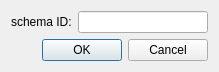
<?xml version="1.0" encoding="UTF-8"?>
<ui version="4.0">
 <class>InputIDDialog</class>
 <widget class="QDialog" name="InputIDDialog">
  <property name="geometry">
   <rect>
    <x>0</x>
    <y>0</y>
    <width>219</width>
    <height>69</height>
   </rect>
  </property>
  <property name="windowTitle">
   <string>Dialog</string>
  </property>
  <layout class="QVBoxLayout" name="verticalLayout">
   <item>
    <layout class="QHBoxLayout" name="horizontalLayout">
     <item>
      <widget class="QLabel" name="label">
       <property name="text">
        <string>schema ID:</string>
       </property>
      </widget>
     </item>
     <item>
      <widget class="QLineEdit" name="lineEdit"/>
     </item>
    </layout>
   </item>
   <item>
    <widget class="QDialogButtonBox" name="buttonBox">
     <property name="orientation">
      <enum>Qt::Horizontal</enum>
     </property>
     <property name="standardButtons">
      <set>QDialogButtonBox::Cancel|QDialogButtonBox::Ok</set>
     </property>
    </widget>
   </item>
  </layout>
 </widget>
 <resources/>
 <connections>
  <connection>
   <sender>buttonBox</sender>
   <signal>accepted()</signal>
   <receiver>InputIDDialog</receiver>
   <slot>accept()</slot>
   <hints>
    <hint type="sourcelabel">
     <x>248</x>
     <y>254</y>
    </hint>
    <hint type="destinationlabel">
     <x>157</x>
     <y>274</y>
    </hint>
   </hints>
  </connection>
  <connection>
   <sender>buttonBox</sender>
   <signal>rejected()</signal>
   <receiver>InputIDDialog</receiver>
   <slot>reject()</slot>
   <hints>
    <hint type="sourcelabel">
     <x>316</x>
     <y>260</y>
    </hint>
    <hint type="destinationlabel">
     <x>286</x>
     <y>274</y>
    </hint>
   </hints>
  </connection>
 </connections>
</ui>
